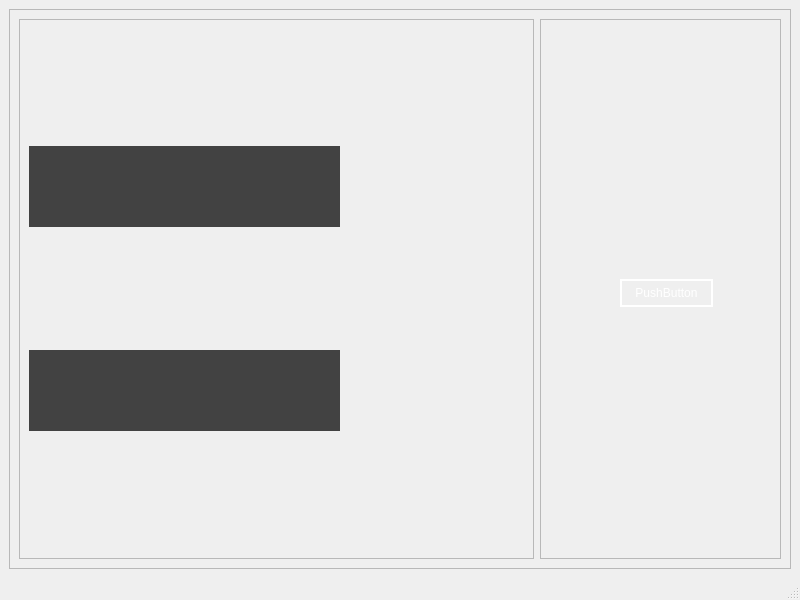
<?xml version="1.0" encoding="UTF-8"?>
<ui version="4.0">
 <class>MainWindow</class>
 <widget class="QMainWindow" name="MainWindow">
  <property name="geometry">
   <rect>
    <x>0</x>
    <y>0</y>
    <width>800</width>
    <height>600</height>
   </rect>
  </property>
  <property name="windowTitle">
   <string>MainWindow</string>
  </property>
  <widget class="QWidget" name="centralwidget">
   <property name="styleSheet">
    <string notr="true"/>
   </property>
   <layout class="QVBoxLayout" name="verticalLayout">
    <item>
     <widget class="QFrame" name="frame">
      <property name="styleSheet">
       <string notr="true">background-image: url(:/gear1.jpg);
background-position: center;

</string>
      </property>
      <property name="frameShape">
       <enum>QFrame::StyledPanel</enum>
      </property>
      <property name="frameShadow">
       <enum>QFrame::Raised</enum>
      </property>
      <layout class="QHBoxLayout" name="horizontalLayout">
       <item>
        <widget class="QFrame" name="frame_3">
         <property name="frameShape">
          <enum>QFrame::StyledPanel</enum>
         </property>
         <property name="frameShadow">
          <enum>QFrame::Raised</enum>
         </property>
         <layout class="QVBoxLayout" name="verticalLayout_2">
          <item>
           <widget class="QTextEdit" name="textEdit">
            <property name="minimumSize">
             <size>
              <width>117</width>
              <height>81</height>
             </size>
            </property>
            <property name="maximumSize">
             <size>
              <width>311</width>
              <height>81</height>
             </size>
            </property>
            <property name="styleSheet">
             <string notr="true">QTextEdit {
    border: 0px 1px solid white;
    padding: 1px 18px 1px 3px;
    min-width: 6em;
    color: rgb(203,215,255);
background: #424242;
}</string>
            </property>
           </widget>
          </item>
          <item>
           <widget class="QTextEdit" name="textEdit_2">
            <property name="minimumSize">
             <size>
              <width>117</width>
              <height>81</height>
             </size>
            </property>
            <property name="maximumSize">
             <size>
              <width>311</width>
              <height>81</height>
             </size>
            </property>
            <property name="styleSheet">
             <string notr="true">QTextEdit {
    border: 0px 1px solid white;
    padding: 1px 18px 1px 3px;
    min-width: 6em;
    color: rgb(203,215,255);
background: #424242;
}</string>
            </property>
           </widget>
          </item>
         </layout>
        </widget>
       </item>
       <item>
        <widget class="QFrame" name="frame_2">
         <property name="minimumSize">
          <size>
           <width>241</width>
           <height>0</height>
          </size>
         </property>
         <property name="maximumSize">
          <size>
           <width>241</width>
           <height>16777215</height>
          </size>
         </property>
         <property name="frameShape">
          <enum>QFrame::StyledPanel</enum>
         </property>
         <property name="frameShadow">
          <enum>QFrame::Raised</enum>
         </property>
         <widget class="QPushButton" name="pushButton">
          <property name="geometry">
           <rect>
            <x>80</x>
            <y>260</y>
            <width>93</width>
            <height>28</height>
           </rect>
          </property>
          <property name="styleSheet">
           <string notr="true">QPushButton{
 background-image: url(:/wood.jpg);
background-position: center;
  background-repeat: no-repeat;
 border: 2px solid dark brown;
color:white; 
}
QPushButton:hover{
 background-color: url(:/wood.jpg);
 border: 0px solid;
 color:rgb(45, 45, 45);
}

</string>
          </property>
          <property name="text">
           <string>PushButton</string>
          </property>
         </widget>
        </widget>
       </item>
      </layout>
     </widget>
    </item>
   </layout>
  </widget>
  <widget class="QStatusBar" name="statusbar"/>
 </widget>
 <resources>
  <include location="../../anshuman_work/anshuman.qrc"/>
 </resources>
 <connections/>
</ui>
